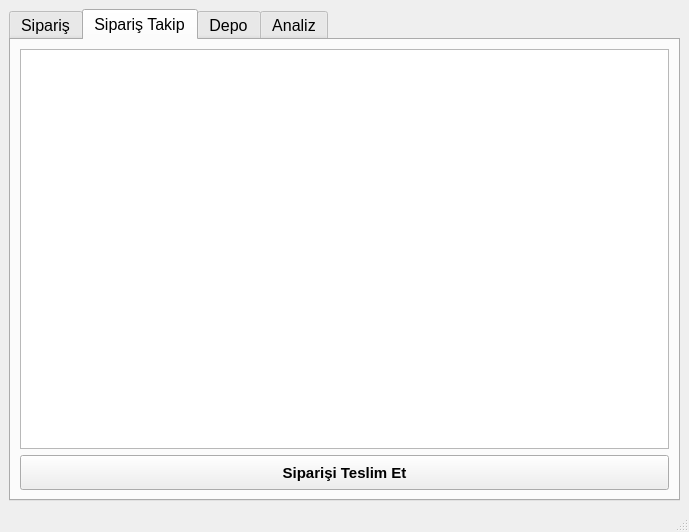
<?xml version="1.0" encoding="UTF-8"?>
<ui version="4.0">
 <class>MainWindow</class>
 <widget class="QMainWindow" name="MainWindow">
  <property name="geometry">
   <rect>
    <x>0</x>
    <y>0</y>
    <width>689</width>
    <height>532</height>
   </rect>
  </property>
  <property name="windowTitle">
   <string>MainWindow</string>
  </property>
  <widget class="QWidget" name="centralwidget">
   <layout class="QGridLayout" name="gridLayout_2">
    <item row="1" column="0">
     <widget class="QTabWidget" name="tabWidget">
      <property name="font">
       <font>
        <pointsize>12</pointsize>
       </font>
      </property>
      <property name="currentIndex">
       <number>1</number>
      </property>
      <widget class="QWidget" name="tab">
       <attribute name="title">
        <string>Sipariş</string>
       </attribute>
       <layout class="QGridLayout" name="gridLayout">
        <item row="2" column="2">
         <widget class="QPushButton" name="btn_onayla">
          <property name="minimumSize">
           <size>
            <width>0</width>
            <height>60</height>
           </size>
          </property>
          <property name="font">
           <font>
            <pointsize>14</pointsize>
            <weight>75</weight>
            <bold>true</bold>
           </font>
          </property>
          <property name="text">
           <string>Siparişi Onayla</string>
          </property>
         </widget>
        </item>
        <item row="0" column="0" rowspan="3">
         <widget class="QGroupBox" name="menu_alani">
          <property name="minimumSize">
           <size>
            <width>200</width>
            <height>0</height>
           </size>
          </property>
          <property name="maximumSize">
           <size>
            <width>300</width>
            <height>16777215</height>
           </size>
          </property>
          <property name="font">
           <font>
            <pointsize>10</pointsize>
           </font>
          </property>
          <property name="title">
           <string>Menü</string>
          </property>
          <layout class="QVBoxLayout" name="verticalLayout">
           <item>
            <widget class="QPushButton" name="pushButton">
             <property name="text">
              <string>PushButton</string>
             </property>
            </widget>
           </item>
           <item>
            <widget class="QPushButton" name="pushButton_2">
             <property name="text">
              <string>PushButton</string>
             </property>
            </widget>
           </item>
          </layout>
         </widget>
        </item>
        <item row="1" column="1" colspan="2">
         <widget class="QTableWidget" name="tbl_sepet"/>
        </item>
        <item row="2" column="1">
         <widget class="QLabel" name="lbl_toplam">
          <property name="minimumSize">
           <size>
            <width>0</width>
            <height>60</height>
           </size>
          </property>
          <property name="font">
           <font>
            <pointsize>16</pointsize>
            <weight>75</weight>
            <bold>true</bold>
           </font>
          </property>
          <property name="text">
           <string>Toplam Tutar: 0 TL</string>
          </property>
         </widget>
        </item>
        <item row="0" column="1">
         <widget class="QLineEdit" name="txt_musteri_ad">
          <property name="minimumSize">
           <size>
            <width>0</width>
            <height>35</height>
           </size>
          </property>
          <property name="font">
           <font>
            <pointsize>10</pointsize>
           </font>
          </property>
          <property name="text">
           <string/>
          </property>
          <property name="placeholderText">
           <string>Müşteri Adını Giriniz...</string>
          </property>
         </widget>
        </item>
       </layout>
      </widget>
      <widget class="QWidget" name="tab_2">
       <attribute name="title">
        <string>Sipariş Takip</string>
       </attribute>
       <layout class="QVBoxLayout" name="verticalLayout_3">
        <item>
         <widget class="QTableWidget" name="tbl_takip"/>
        </item>
        <item>
         <widget class="QPushButton" name="btn_teslim_et">
          <property name="minimumSize">
           <size>
            <width>0</width>
            <height>35</height>
           </size>
          </property>
          <property name="font">
           <font>
            <pointsize>11</pointsize>
            <weight>75</weight>
            <bold>true</bold>
           </font>
          </property>
          <property name="styleSheet">
           <string notr="true"/>
          </property>
          <property name="text">
           <string>Siparişi Teslim Et</string>
          </property>
         </widget>
        </item>
       </layout>
      </widget>
      <widget class="QWidget" name="tab_3">
       <attribute name="title">
        <string>Depo</string>
       </attribute>
       <layout class="QGridLayout" name="gridLayout_3">
        <item row="6" column="1" colspan="2">
         <widget class="QComboBox" name="cmb_stok_urun"/>
        </item>
        <item row="4" column="1">
         <spacer name="verticalSpacer">
          <property name="orientation">
           <enum>Qt::Vertical</enum>
          </property>
          <property name="sizeType">
           <enum>QSizePolicy::Fixed</enum>
          </property>
          <property name="sizeHint" stdset="0">
           <size>
            <width>20</width>
            <height>70</height>
           </size>
          </property>
         </spacer>
        </item>
        <item row="6" column="3">
         <widget class="QDoubleSpinBox" name="spin_stok_miktar">
          <property name="maximumSize">
           <size>
            <width>90</width>
            <height>16777215</height>
           </size>
          </property>
          <property name="maximum">
           <double>1000.990000000000009</double>
          </property>
         </widget>
        </item>
        <item row="5" column="1">
         <widget class="QLabel" name="label_2">
          <property name="font">
           <font>
            <family>MS Sans Serif</family>
            <pointsize>15</pointsize>
            <italic>true</italic>
           </font>
          </property>
          <property name="text">
           <string>Ürün Ekle:</string>
          </property>
         </widget>
        </item>
        <item row="7" column="1" colspan="3">
         <widget class="QPushButton" name="btn_stok_ekle">
          <property name="text">
           <string>Stok Ekle</string>
          </property>
         </widget>
        </item>
        <item row="1" column="1" colspan="3">
         <widget class="QTableWidget" name="tbl_depo">
          <property name="font">
           <font>
            <pointsize>12</pointsize>
           </font>
          </property>
         </widget>
        </item>
        <item row="3" column="1" colspan="3">
         <widget class="QPushButton" name="btn_depo_yenile">
          <property name="minimumSize">
           <size>
            <width>0</width>
            <height>25</height>
           </size>
          </property>
          <property name="font">
           <font>
            <pointsize>10</pointsize>
            <weight>50</weight>
            <bold>false</bold>
           </font>
          </property>
          <property name="text">
           <string>Stok Durumunu Güncelle</string>
          </property>
         </widget>
        </item>
       </layout>
      </widget>
      <widget class="QWidget" name="tab_4">
       <attribute name="title">
        <string>Analiz</string>
       </attribute>
       <layout class="QVBoxLayout" name="verticalLayout_2">
        <item>
         <widget class="QLabel" name="label">
          <property name="font">
           <font>
            <family>MS Sans Serif</family>
            <pointsize>15</pointsize>
            <italic>true</italic>
           </font>
          </property>
          <property name="text">
           <string>Ürün Bazlı Satış Raporu</string>
          </property>
         </widget>
        </item>
        <item>
         <widget class="QTableWidget" name="tbl_analiz_detay">
          <property name="font">
           <font>
            <pointsize>12</pointsize>
           </font>
          </property>
         </widget>
        </item>
        <item>
         <widget class="QPushButton" name="btn_analiz_yenile">
          <property name="minimumSize">
           <size>
            <width>0</width>
            <height>25</height>
           </size>
          </property>
          <property name="font">
           <font>
            <pointsize>10</pointsize>
            <weight>50</weight>
            <bold>false</bold>
           </font>
          </property>
          <property name="text">
           <string>Analizi Güncelle</string>
          </property>
         </widget>
        </item>
        <item>
         <widget class="QLabel" name="lbl_analiz_ciro">
          <property name="font">
           <font>
            <pointsize>20</pointsize>
            <weight>75</weight>
            <bold>true</bold>
           </font>
          </property>
          <property name="text">
           <string>0 TL</string>
          </property>
         </widget>
        </item>
       </layout>
      </widget>
     </widget>
    </item>
   </layout>
  </widget>
  <widget class="QMenuBar" name="menubar">
   <property name="geometry">
    <rect>
     <x>0</x>
     <y>0</y>
     <width>689</width>
     <height>21</height>
    </rect>
   </property>
  </widget>
  <widget class="QStatusBar" name="statusbar"/>
 </widget>
 <resources/>
 <connections/>
</ui>
